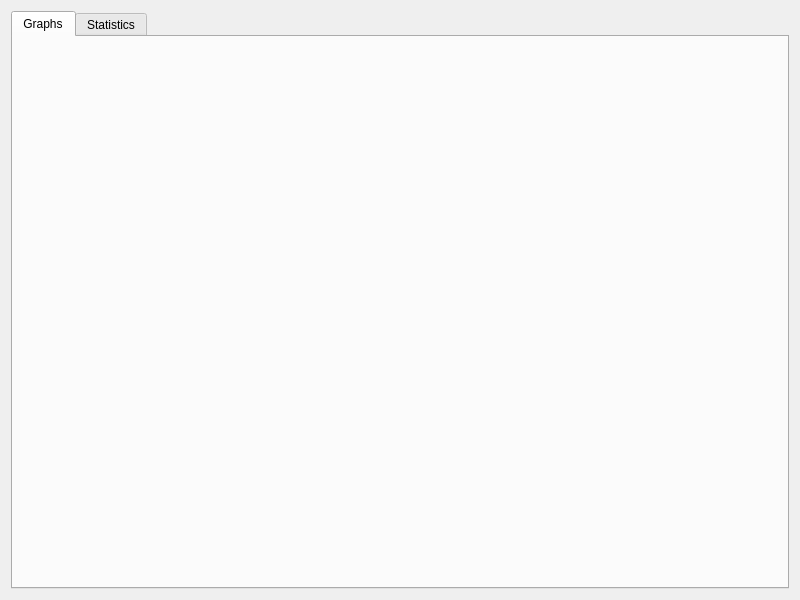
<?xml version="1.0" encoding="UTF-8"?>
<ui version="4.0">
 <class>InfoForm</class>
 <widget class="QWidget" name="InfoForm">
  <property name="geometry">
   <rect>
    <x>0</x>
    <y>0</y>
    <width>800</width>
    <height>600</height>
   </rect>
  </property>
  <property name="windowTitle">
   <string>Form</string>
  </property>
  <layout class="QGridLayout" name="gridLayout">
   <item row="0" column="0">
    <widget class="QTabWidget" name="tabWidget">
     <property name="currentIndex">
      <number>0</number>
     </property>
     <widget class="QWidget" name="tab_3">
      <attribute name="title">
       <string>Graphs</string>
      </attribute>
      <layout class="QGridLayout" name="gridLayout_2">
       <item row="0" column="0">
        <widget class="QCustomPlot" name="plot_node" native="true"/>
       </item>
       <item row="1" column="0">
        <widget class="QCustomPlot" name="plot_alpha" native="true"/>
       </item>
       <item row="2" column="0">
        <widget class="QCustomPlot" name="plot_beta" native="true"/>
       </item>
       <item row="3" column="0">
        <widget class="QCustomPlot" name="plot_eta" native="true"/>
       </item>
       <item row="4" column="0">
        <widget class="QCustomPlot" name="plot_tau" native="true"/>
       </item>
      </layout>
     </widget>
     <widget class="QWidget" name="tab_4">
      <attribute name="title">
       <string>Statistics</string>
      </attribute>
      <layout class="QHBoxLayout" name="horizontalLayout_2">
       <item>
        <widget class="QGroupBox" name="groupBox">
         <property name="title">
          <string>Sum</string>
         </property>
         <layout class="QFormLayout" name="formLayout">
          <property name="fieldGrowthPolicy">
           <enum>QFormLayout::AllNonFixedFieldsGrow</enum>
          </property>
          <item row="1" column="0">
           <widget class="QLabel" name="label_4">
            <property name="text">
             <string>Steps</string>
            </property>
           </widget>
          </item>
          <item row="2" column="0">
           <widget class="QLCDNumber" name="lcd_steps">
            <property name="frameShadow">
             <enum>QFrame::Sunken</enum>
            </property>
            <property name="digitCount">
             <number>20</number>
            </property>
            <property name="segmentStyle">
             <enum>QLCDNumber::Flat</enum>
            </property>
           </widget>
          </item>
          <item row="3" column="0">
           <widget class="QLabel" name="label">
            <property name="text">
             <string>Nodes</string>
            </property>
           </widget>
          </item>
          <item row="4" column="0">
           <widget class="QLCDNumber" name="lcd_nodes">
            <property name="frameShadow">
             <enum>QFrame::Sunken</enum>
            </property>
            <property name="digitCount">
             <number>20</number>
            </property>
            <property name="segmentStyle">
             <enum>QLCDNumber::Flat</enum>
            </property>
           </widget>
          </item>
          <item row="5" column="0">
           <widget class="QLabel" name="label_2">
            <property name="text">
             <string>Alphas</string>
            </property>
           </widget>
          </item>
          <item row="6" column="0">
           <widget class="QLCDNumber" name="lcd_alphas">
            <property name="frameShadow">
             <enum>QFrame::Sunken</enum>
            </property>
            <property name="digitCount">
             <number>20</number>
            </property>
            <property name="segmentStyle">
             <enum>QLCDNumber::Flat</enum>
            </property>
           </widget>
          </item>
          <item row="7" column="0">
           <widget class="QLabel" name="label_5">
            <property name="text">
             <string>Betas</string>
            </property>
           </widget>
          </item>
          <item row="8" column="0">
           <widget class="QLCDNumber" name="lcd_betas">
            <property name="frameShadow">
             <enum>QFrame::Sunken</enum>
            </property>
            <property name="digitCount">
             <number>20</number>
            </property>
            <property name="segmentStyle">
             <enum>QLCDNumber::Flat</enum>
            </property>
           </widget>
          </item>
          <item row="9" column="0">
           <widget class="QLabel" name="label_6">
            <property name="text">
             <string>Etas</string>
            </property>
           </widget>
          </item>
          <item row="10" column="0">
           <widget class="QLCDNumber" name="lcd_etas">
            <property name="frameShadow">
             <enum>QFrame::Sunken</enum>
            </property>
            <property name="digitCount">
             <number>20</number>
            </property>
            <property name="segmentStyle">
             <enum>QLCDNumber::Flat</enum>
            </property>
           </widget>
          </item>
          <item row="11" column="0">
           <widget class="QLabel" name="label_3">
            <property name="text">
             <string>Taus</string>
            </property>
           </widget>
          </item>
          <item row="12" column="0">
           <widget class="QLCDNumber" name="lcd_taus">
            <property name="frameShadow">
             <enum>QFrame::Sunken</enum>
            </property>
            <property name="digitCount">
             <number>20</number>
            </property>
            <property name="segmentStyle">
             <enum>QLCDNumber::Flat</enum>
            </property>
           </widget>
          </item>
         </layout>
        </widget>
       </item>
       <item>
        <widget class="QGroupBox" name="groupBox_2">
         <property name="title">
          <string>Actual</string>
         </property>
         <layout class="QFormLayout" name="formLayout_2">
          <property name="fieldGrowthPolicy">
           <enum>QFormLayout::AllNonFixedFieldsGrow</enum>
          </property>
          <item row="2" column="0">
           <widget class="QLCDNumber" name="lcd_step">
            <property name="frameShadow">
             <enum>QFrame::Sunken</enum>
            </property>
            <property name="digitCount">
             <number>20</number>
            </property>
            <property name="segmentStyle">
             <enum>QLCDNumber::Flat</enum>
            </property>
           </widget>
          </item>
          <item row="1" column="0">
           <widget class="QLabel" name="label_7">
            <property name="text">
             <string>Step</string>
            </property>
           </widget>
          </item>
          <item row="3" column="0">
           <widget class="QLabel" name="label_8">
            <property name="text">
             <string>Nodes</string>
            </property>
           </widget>
          </item>
          <item row="4" column="0">
           <widget class="QLCDNumber" name="lcd_node">
            <property name="frameShadow">
             <enum>QFrame::Sunken</enum>
            </property>
            <property name="digitCount">
             <number>20</number>
            </property>
            <property name="segmentStyle">
             <enum>QLCDNumber::Flat</enum>
            </property>
           </widget>
          </item>
          <item row="5" column="0">
           <widget class="QLabel" name="label_9">
            <property name="text">
             <string>Alphas</string>
            </property>
           </widget>
          </item>
          <item row="6" column="0">
           <widget class="QLCDNumber" name="lcd_alpha">
            <property name="frameShadow">
             <enum>QFrame::Sunken</enum>
            </property>
            <property name="digitCount">
             <number>20</number>
            </property>
            <property name="segmentStyle">
             <enum>QLCDNumber::Flat</enum>
            </property>
           </widget>
          </item>
          <item row="7" column="0">
           <widget class="QLabel" name="label_10">
            <property name="text">
             <string>Betas</string>
            </property>
           </widget>
          </item>
          <item row="8" column="0">
           <widget class="QLCDNumber" name="lcd_beta">
            <property name="frameShadow">
             <enum>QFrame::Sunken</enum>
            </property>
            <property name="digitCount">
             <number>20</number>
            </property>
            <property name="segmentStyle">
             <enum>QLCDNumber::Flat</enum>
            </property>
           </widget>
          </item>
          <item row="9" column="0">
           <widget class="QLabel" name="label_11">
            <property name="text">
             <string>Etas</string>
            </property>
           </widget>
          </item>
          <item row="10" column="0">
           <widget class="QLCDNumber" name="lcd_eta">
            <property name="frameShadow">
             <enum>QFrame::Sunken</enum>
            </property>
            <property name="digitCount">
             <number>20</number>
            </property>
            <property name="segmentStyle">
             <enum>QLCDNumber::Flat</enum>
            </property>
           </widget>
          </item>
          <item row="11" column="0">
           <widget class="QLabel" name="label_12">
            <property name="text">
             <string>Taus</string>
            </property>
           </widget>
          </item>
          <item row="12" column="0">
           <widget class="QLCDNumber" name="lcd_tau">
            <property name="frameShadow">
             <enum>QFrame::Sunken</enum>
            </property>
            <property name="digitCount">
             <number>20</number>
            </property>
            <property name="segmentStyle">
             <enum>QLCDNumber::Flat</enum>
            </property>
           </widget>
          </item>
         </layout>
        </widget>
       </item>
       <item>
        <spacer name="horizontalSpacer">
         <property name="orientation">
          <enum>Qt::Horizontal</enum>
         </property>
         <property name="sizeHint" stdset="0">
          <size>
           <width>40</width>
           <height>20</height>
          </size>
         </property>
        </spacer>
       </item>
      </layout>
     </widget>
    </widget>
   </item>
  </layout>
 </widget>
 <customwidgets>
  <customwidget>
   <class>QCustomPlot</class>
   <extends>QWidget</extends>
   <header location="global">qcustomplot.hpp</header>
   <container>1</container>
  </customwidget>
 </customwidgets>
 <resources/>
 <connections/>
</ui>
